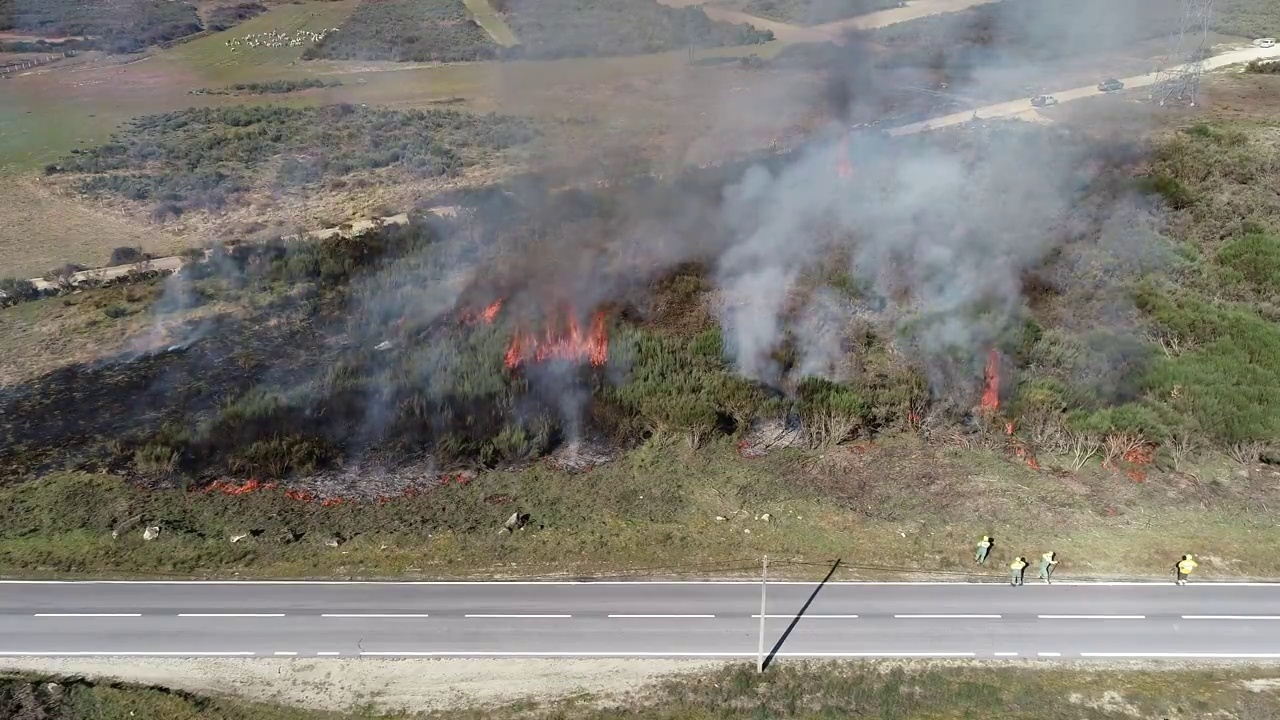
#> input picture image_transformations/Images/img1.jpg, 1280 x 720 px
$ python -i watershed_automated.py   (imports and definitions only)
#> lines starting #> are read from the running program, lines starting #| are printed output that depends on the picture; after the words box and inside, x2 and y2 are one past the last pixel; in counts of white or black regions, pixels touching at a corner belong together
#> further down, picture is the input picture: shape (720, 1280, 3); mean B, G, R 114.9, 122.9, 126.3
#> in watershed, `hsv = cv2.cvtColor(original, cv2.COLOR_BGR2HSV)`: hsv: shape (720, 1280, 3); mean H, S, V 61.8, 40, 129.8
import cv2
import numpy as np


class watershed_automated:
    def __init__(self):
        self.og = ""
        self.filename = ""
        self.cntr = ""
        # 1 - fogo
        # 2 - ardida 1
        # 3 - ardida 2
        # 4 - ardida 3
        self.lower_fg = [np.array([0, 79, 90]), np.array([0, 0, 0]), np.array([0, 0, 0]), np.array([0, 0, 0])]
        self.upper_fg = [np.array([3, 255, 255]), np.array([0, 40, 70]), np.array([179, 255, 35]),
                         np.array([10, 255, 70])]
        # 1 - fumo branco denso
        # 2 - Vegetação tons castanha
        # 3 - vegetação "clara"
        # 4 - fumo?
        # 5 - vegetação "escura"
        # 6 - estrada terra
        # 7 - Estrada / fumo cinza
        self.lower_bg = [np.array([0, 0, 220]), np.array([14, 60, 60]), np.array([30, 60, 70]), np.array([55, 30, 75]),
                         np.array([35, 40, 0]),
                         np.array([20, 35, 125]), np.array([30, 0, 0])]
        self.upper_bg = [np.array([179, 10, 255]), np.array([18, 255, 140]), np.array([35, 255, 130]),
                         np.array([95, 255, 255]),
                         np.array([75, 255, 255]), np.array([40, 60, 255]), np.array([179, 10, 255])]
        self.fg_array = []
        self.bg_array = []
        self.fg = ""
        self.bg = ""

    def fine_tune_fg(self, lower, upper, hsv, original):
        view = original
        while 1:
            cv2.imshow(self.filename + "Area de interesse", view)
            aux = cv2.inRange(hsv, lower, upper)
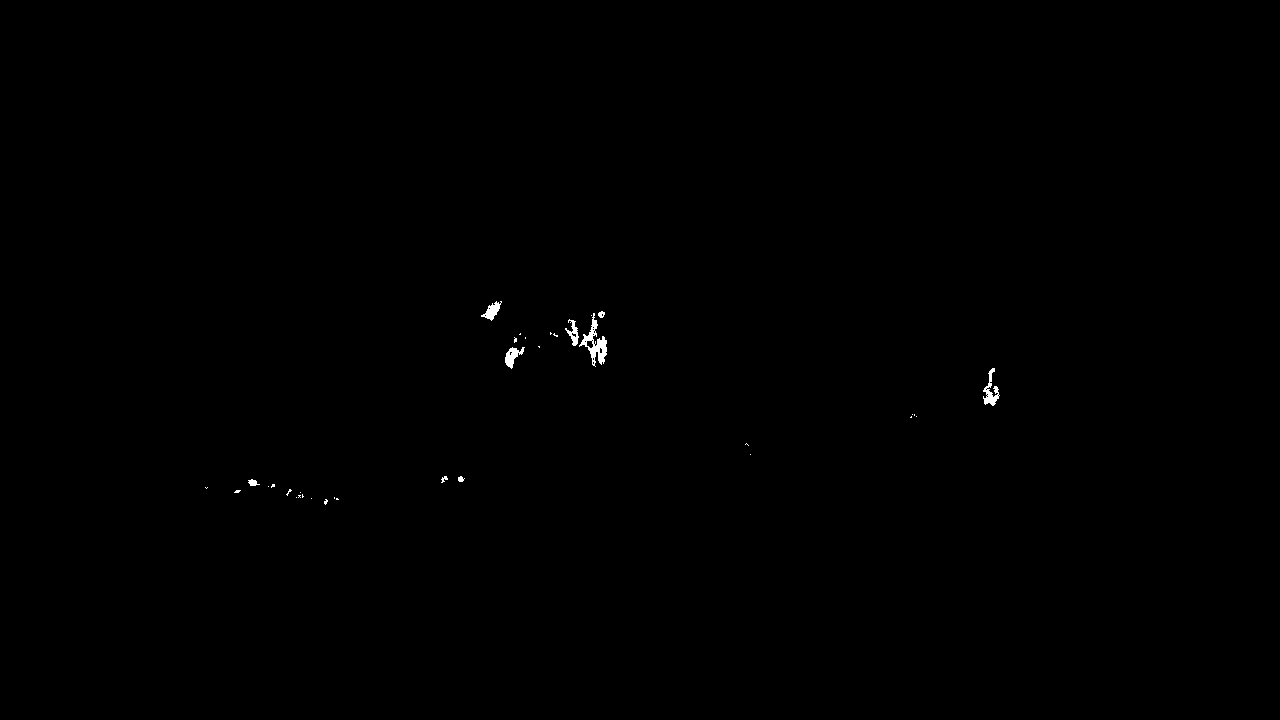
#> aux: shape (720, 1280); 0.17% white; 35 white regions (26 under 20 px), largest, box (x1, y1, x2, y2) and area: (579, 313, 607, 367) 506, (983, 368, 1000, 406) 262, (505, 347, 525, 369) 205
            it = cv2.getTrackbarPos('Diminuir Area', self.filename + "Area de interesse")
            element = cv2.getStructuringElement(cv2.MORPH_RECT, (2 * it + 1, 2 * it + 1),
                                                (it, it))
            aux = cv2.morphologyEx(aux, cv2.MORPH_OPEN, element)
            result = cv2.bitwise_and(original, original, mask=aux)
            view = cv2.addWeighted(original, 0.1, result, 0.9, 0)
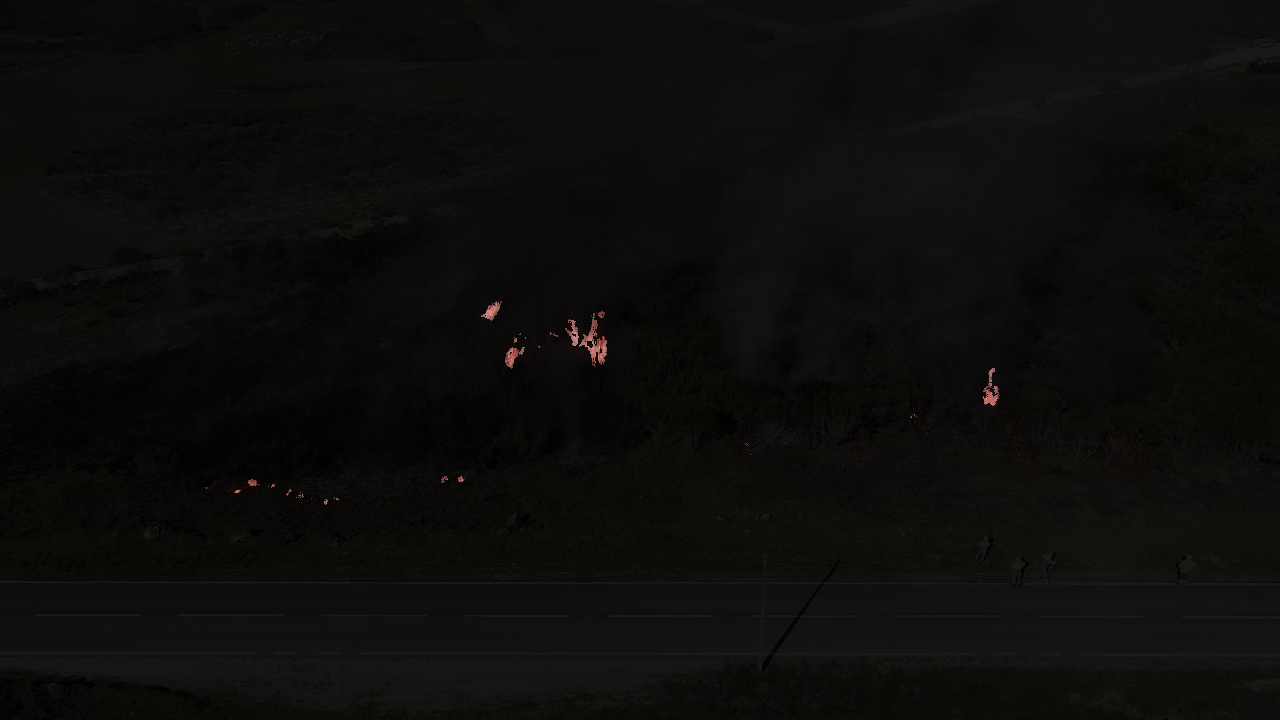
#> view: shape (720, 1280, 3); mean B, G, R 11.6, 12.4, 12.9
            k = cv2.waitKey(5) & 0xFF
#> (key q is pressed here)
            if k == ord("s"):
                cv2.destroyAllWindows()
                self.fg_array.append(result)
                return
            elif k == ord("d"):
                cv2.destroyAllWindows()
                return
            elif k == ord("q"):
#> (the run stopped early here; a loop or call above may not have finished)
